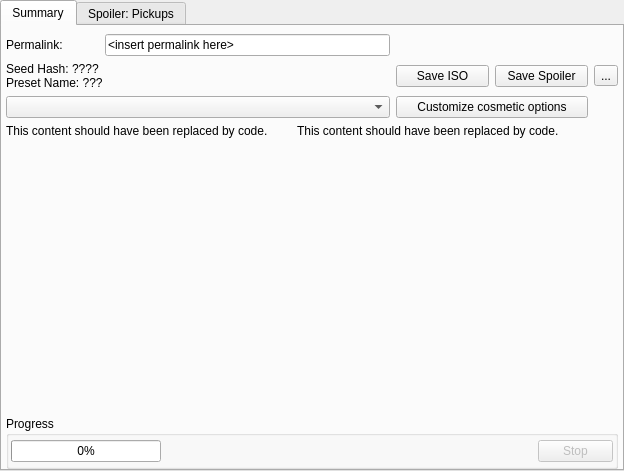
<?xml version="1.0" encoding="UTF-8"?>
<ui version="4.0">
 <class>GameDetailsWindow</class>
 <widget class="QMainWindow" name="GameDetailsWindow">
  <property name="geometry">
   <rect>
    <x>0</x>
    <y>0</y>
    <width>624</width>
    <height>471</height>
   </rect>
  </property>
  <property name="windowTitle">
   <string>Game Details</string>
  </property>
  <widget class="QWidget" name="centralWidget">
   <property name="maximumSize">
    <size>
     <width>16777215</width>
     <height>16777215</height>
    </size>
   </property>
   <property name="layoutDirection">
    <enum>Qt::LeftToRight</enum>
   </property>
   <layout class="QVBoxLayout" name="verticalLayout">
    <property name="leftMargin">
     <number>0</number>
    </property>
    <property name="topMargin">
     <number>0</number>
    </property>
    <property name="rightMargin">
     <number>0</number>
    </property>
    <property name="bottomMargin">
     <number>0</number>
    </property>
    <item>
     <widget class="QTabWidget" name="layout_info_tab">
      <property name="currentIndex">
       <number>0</number>
      </property>
      <widget class="QWidget" name="details_tab">
       <attribute name="title">
        <string>Summary</string>
       </attribute>
       <layout class="QGridLayout" name="details_tab_layout">
        <property name="leftMargin">
         <number>4</number>
        </property>
        <property name="topMargin">
         <number>8</number>
        </property>
        <property name="rightMargin">
         <number>4</number>
        </property>
        <property name="bottomMargin">
         <number>0</number>
        </property>
        <item row="3" column="0" colspan="3">
         <widget class="QLabel" name="layout_description_left_label">
          <property name="text">
           <string>&lt;html&gt;&lt;head/&gt;&lt;body&gt;&lt;p&gt;This content should have been replaced by code.&lt;/p&gt;&lt;/body&gt;&lt;/html&gt;</string>
          </property>
          <property name="alignment">
           <set>Qt::AlignLeading|Qt::AlignLeft|Qt::AlignTop</set>
          </property>
          <property name="wordWrap">
           <bool>true</bool>
          </property>
         </widget>
        </item>
        <item row="3" column="3" colspan="4">
         <widget class="QLabel" name="layout_description_right_label">
          <property name="text">
           <string>&lt;html&gt;&lt;head/&gt;&lt;body&gt;&lt;p&gt;This content should have been replaced by code.&lt;/p&gt;&lt;/body&gt;&lt;/html&gt;</string>
          </property>
          <property name="alignment">
           <set>Qt::AlignLeading|Qt::AlignLeft|Qt::AlignTop</set>
          </property>
          <property name="wordWrap">
           <bool>true</bool>
          </property>
         </widget>
        </item>
        <item row="1" column="0" colspan="4">
         <widget class="QLabel" name="layout_title_label">
          <property name="sizePolicy">
           <sizepolicy hsizetype="Preferred" vsizetype="Minimum">
            <horstretch>0</horstretch>
            <verstretch>0</verstretch>
           </sizepolicy>
          </property>
          <property name="text">
           <string>&lt;html&gt;&lt;head/&gt;&lt;body&gt;&lt;p&gt;Seed Hash: ????&lt;br/&gt;Preset Name: ???&lt;/p&gt;&lt;/body&gt;&lt;/html&gt;</string>
          </property>
          <property name="textInteractionFlags">
           <set>Qt::LinksAccessibleByMouse|Qt::TextSelectableByMouse</set>
          </property>
         </widget>
        </item>
        <item row="2" column="0" colspan="4">
         <widget class="QComboBox" name="player_index_combo"/>
        </item>
        <item row="2" column="4" colspan="2">
         <widget class="QPushButton" name="customize_user_preferences_button">
          <property name="text">
           <string>Customize cosmetic options</string>
          </property>
         </widget>
        </item>
        <item row="1" column="5">
         <widget class="QPushButton" name="export_log_button">
          <property name="text">
           <string>Save Spoiler</string>
          </property>
         </widget>
        </item>
        <item row="1" column="4">
         <widget class="QPushButton" name="export_iso_button">
          <property name="text">
           <string>Save ISO</string>
          </property>
         </widget>
        </item>
        <item row="0" column="1" colspan="3">
         <widget class="QLineEdit" name="permalink_edit">
          <property name="text">
           <string>&lt;insert permalink here&gt;</string>
          </property>
          <property name="readOnly">
           <bool>true</bool>
          </property>
         </widget>
        </item>
        <item row="0" column="0">
         <widget class="QLabel" name="permalink_label">
          <property name="text">
           <string>Permalink:</string>
          </property>
         </widget>
        </item>
        <item row="4" column="0" colspan="7">
         <widget class="QGroupBox" name="progress_box">
          <property name="sizePolicy">
           <sizepolicy hsizetype="Preferred" vsizetype="Fixed">
            <horstretch>0</horstretch>
            <verstretch>0</verstretch>
           </sizepolicy>
          </property>
          <property name="title">
           <string>Progress</string>
          </property>
          <layout class="QGridLayout" name="progress_box_layout">
           <property name="leftMargin">
            <number>2</number>
           </property>
           <property name="topMargin">
            <number>4</number>
           </property>
           <property name="rightMargin">
            <number>2</number>
           </property>
           <property name="bottomMargin">
            <number>4</number>
           </property>
           <item row="0" column="3">
            <widget class="QPushButton" name="stop_background_process_button">
             <property name="enabled">
              <bool>false</bool>
             </property>
             <property name="sizePolicy">
              <sizepolicy hsizetype="Fixed" vsizetype="Fixed">
               <horstretch>0</horstretch>
               <verstretch>0</verstretch>
              </sizepolicy>
             </property>
             <property name="maximumSize">
              <size>
               <width>75</width>
               <height>16777215</height>
              </size>
             </property>
             <property name="text">
              <string>Stop</string>
             </property>
             <property name="checkable">
              <bool>false</bool>
             </property>
             <property name="flat">
              <bool>false</bool>
             </property>
            </widget>
           </item>
           <item row="0" column="2">
            <widget class="QLabel" name="progress_label">
             <property name="sizePolicy">
              <sizepolicy hsizetype="Expanding" vsizetype="Preferred">
               <horstretch>0</horstretch>
               <verstretch>0</verstretch>
              </sizepolicy>
             </property>
             <property name="font">
              <font>
               <pointsize>7</pointsize>
              </font>
             </property>
             <property name="text">
              <string/>
             </property>
             <property name="alignment">
              <set>Qt::AlignLeading|Qt::AlignLeft|Qt::AlignVCenter</set>
             </property>
             <property name="wordWrap">
              <bool>true</bool>
             </property>
            </widget>
           </item>
           <item row="0" column="0" colspan="2">
            <widget class="QProgressBar" name="progress_bar">
             <property name="minimumSize">
              <size>
               <width>150</width>
               <height>0</height>
              </size>
             </property>
             <property name="maximumSize">
              <size>
               <width>150</width>
               <height>16777215</height>
              </size>
             </property>
             <property name="value">
              <number>0</number>
             </property>
             <property name="textVisible">
              <bool>true</bool>
             </property>
             <property name="invertedAppearance">
              <bool>false</bool>
             </property>
            </widget>
           </item>
          </layout>
         </widget>
        </item>
        <item row="1" column="6">
         <widget class="QToolButton" name="tool_button">
          <property name="text">
           <string>...</string>
          </property>
          <property name="popupMode">
           <enum>QToolButton::InstantPopup</enum>
          </property>
         </widget>
        </item>
       </layout>
      </widget>
      <widget class="QWidget" name="pickup_tab">
       <attribute name="title">
        <string>Spoiler: Pickups</string>
       </attribute>
       <layout class="QGridLayout" name="spoiler_pickup_layout">
        <property name="leftMargin">
         <number>4</number>
        </property>
        <property name="topMargin">
         <number>8</number>
        </property>
        <property name="rightMargin">
         <number>0</number>
        </property>
        <property name="bottomMargin">
         <number>0</number>
        </property>
        <item row="2" column="2">
         <widget class="QComboBox" name="pickup_spoiler_pickup_combobox">
          <item>
           <property name="text">
            <string>None</string>
           </property>
          </item>
         </widget>
        </item>
        <item row="2" column="0">
         <widget class="QLabel" name="pickup_spoiler_label">
          <property name="toolTip">
           <string>Enter text to the right to filter the list below</string>
          </property>
          <property name="text">
           <string>Search Pickup</string>
          </property>
         </widget>
        </item>
        <item row="2" column="1">
         <widget class="QPushButton" name="pickup_spoiler_show_all_button">
          <property name="text">
           <string>Show All</string>
          </property>
         </widget>
        </item>
        <item row="4" column="0" colspan="3">
         <widget class="QScrollArea" name="pickup_spoiler_scroll_area">
          <property name="verticalScrollBarPolicy">
           <enum>Qt::ScrollBarAlwaysOn</enum>
          </property>
          <property name="sizeAdjustPolicy">
           <enum>QAbstractScrollArea::AdjustToContents</enum>
          </property>
          <property name="widgetResizable">
           <bool>true</bool>
          </property>
          <property name="alignment">
           <set>Qt::AlignLeading|Qt::AlignLeft|Qt::AlignTop</set>
          </property>
          <widget class="QWidget" name="pickup_spoiler_scroll_contents">
           <property name="geometry">
            <rect>
             <x>0</x>
             <y>0</y>
             <width>600</width>
             <height>332</height>
            </rect>
           </property>
           <layout class="QVBoxLayout" name="verticalLayout_3">
            <property name="leftMargin">
             <number>3</number>
            </property>
            <property name="topMargin">
             <number>0</number>
            </property>
            <property name="rightMargin">
             <number>3</number>
            </property>
            <item>
             <layout class="QVBoxLayout" name="pickup_spoiler_scroll_content_layout"/>
            </item>
           </layout>
          </widget>
         </widget>
        </item>
        <item row="0" column="0" colspan="3">
         <widget class="QLabel" name="spoiler_starting_location_label">
          <property name="text">
           <string>Starting Location</string>
          </property>
         </widget>
        </item>
        <item row="1" column="0" colspan="3">
         <widget class="QLabel" name="spoiler_starting_items_label">
          <property name="text">
           <string>Starting Items</string>
          </property>
         </widget>
        </item>
       </layout>
      </widget>
     </widget>
    </item>
   </layout>
  </widget>
  <widget class="QMenuBar" name="menuBar">
   <property name="geometry">
    <rect>
     <x>0</x>
     <y>0</y>
     <width>624</width>
     <height>22</height>
    </rect>
   </property>
  </widget>
 </widget>
 <layoutdefault spacing="6" margin="11"/>
 <resources/>
 <connections/>
</ui>
